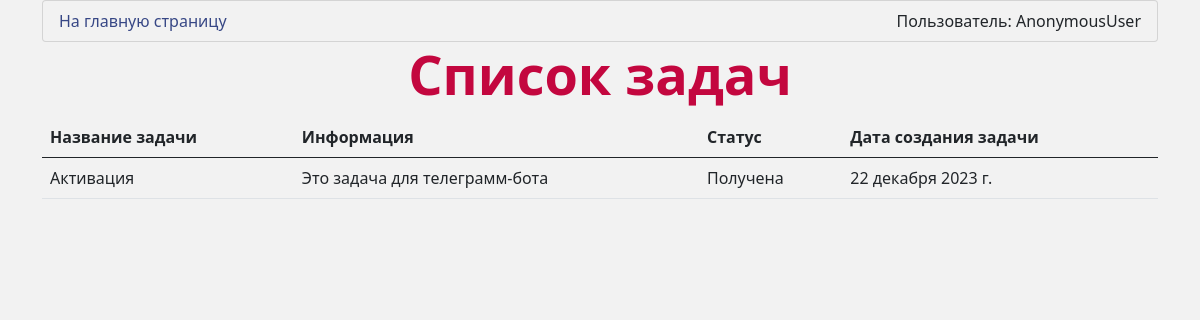
/DAL/task_list/, run on an earlier commit of the app's database.
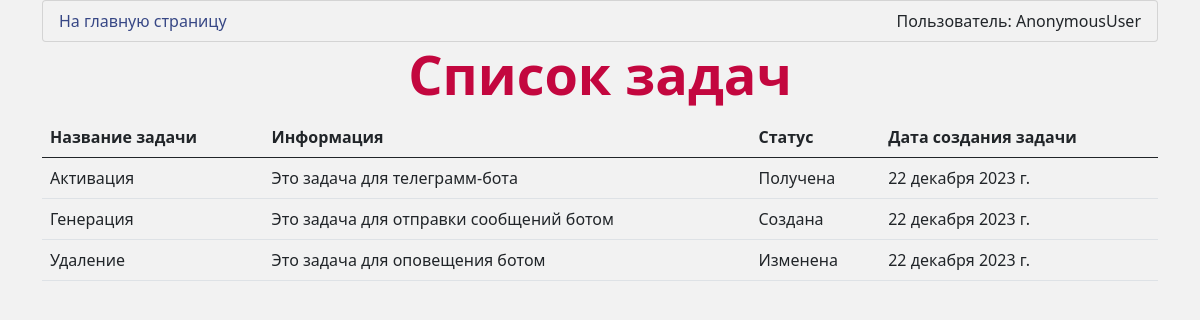
And on a later commit of the database.
### DAL/models.py (models this page shows, shortened)
class Task(models.Model):
    objects = None
    title = models.CharField(max_length=255)
    author = models.ForeignKey(User, on_delete=models.CASCADE, related_name='tasks_created')
    executor = models.ForeignKey(User, on_delete=models.CASCADE, related_name='tasks_executed')
    status = models.CharField(max_length=255)
    information = models.TextField()
    release_date = models.DateField()
    class Meta:
        verbose_name = 'Задача'
        verbose_name_plural = 'Задачи'
    """
    def save(self, *args, **kwargs):
        # Определение, новая ли это задача или обновление существующей
        is_new = self._state.adding
        super().save(*args, **kwargs)

        # Сообщение зависит от того, новая задача или обновление
        if is_new:
            message = f"Новая задача создана: {self.title}"
        else:
            message = f"Задача обновлена: {self.title}"
        send_telegram_message(message)

    def delete(self, *args, **kwargs):
        message = f"Задача удалена: {self.title}"
        super().delete(*args, **kwargs)
        send_telegram_message(message)
    """

### DAL/views.py (the view)
# urls.py: path('task_list/', views.TaskListView.as_view(), name='task_list'),
class TaskListView(View):
    template_name = 'registration/task_list.html'
    def get(self, request):
        tasks = Task.objects.all()
        return render(request, self.template_name, {'tasks': tasks})

### DAL/templates/registration/task_list.html (shortened to what this page needs)
{% extends 'base.html' %}
{% block content %}
    <h1>Список задач</h1>
    <table class="table">
        <thead>
            <tr>
                <th>Название задачи</th>
                <th>Информация</th>
                <th>Статус</th>
                <th>Дата создания задачи</th>
            </tr>
        </thead>
        <tbody>
            {% for task in tasks %}
                <tr>
                    <td>{{ task.title }}</td>
                    <td>{{ task.information }}</td>
                    <td>{{ task.status }}</td>
                    <td>{{ task.release_date }}</td>
                </tr>
            {% endfor %}
        </tbody>
    </table>
{% endblock %}

### DAL/templates/base.html (shortened to what this page needs)
{% load static %}
<!DOCTYPE html>
<html lang="en">
<head>
    <link href="https://cdn.jsdelivr.net/npm/bootstrap@5.0.2/dist/css/bootstrap.min.css" rel="stylesheet">
    <link rel="stylesheet" href="{% static 'users/css/main.css' %}">
</head>
<body class="container">
<ul class="list-group">
    <li class="list-group-item">
        <div class="d-flex justify-content-between align-items-center">
                <span><a href="{% url 'home' %}">На главную страницу</a></span>
                Пользователь: {{ user }}
        </div>
    </li>
</ul>
{% block content %}
{% endblock %}
</body>
</html>

### DAL/static/users/css/main.css (style rules this page uses)
h1 { font-size: 54px; font-weight: bold; color: #C3073F; margin-bottom: 10px; text-align: center; }
a { color: #374785; text-decoration: none; transition: color 0.2s, font-size 0.3s; }
body { background-color: #F2F2F2; }
body.container { background-color: #F2F2F2; }
body.container .list-group { background-color: #F2F2F2; }
body.container .list-group li { background-color: #F2F2F2; }

What changed in the data, as far as the page shows it:
added Task: title "Генерация", information "Это задача для отправки сообщений ботом", status "Создана", release_date "22 декабря 2023 г."
added Task: title "Удаление", information "Это задача для оповещения ботом", status "Изменена", release_date "22 декабря 2023 г."
